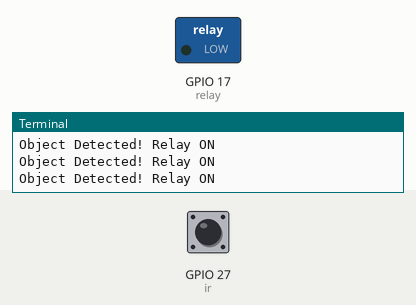
A program run on a simulated Raspberry Pi (BCM pin numbers). Shown: switched loads named in the program (green lamp = pin HIGH), the last lines printed to the terminal. Inputs (shaded band) come from the test bench; at power-on: GPIO 27 (ir) LOW. Parts the program declares active-low are drawn by pin level, so they are really on while drawn off.

Above: at 1.2 s.
1.3 s: GPIO 27 (ir) pulled HIGH for 0.35 s
At 1.65 s:
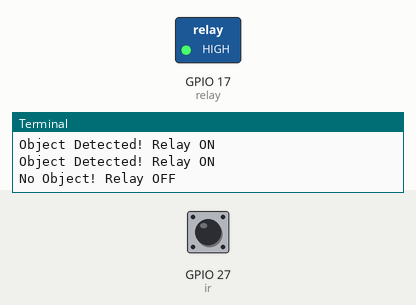
3.3 s: GPIO 27 (ir) pulled HIGH for 3.2 s
At 7.8 s:
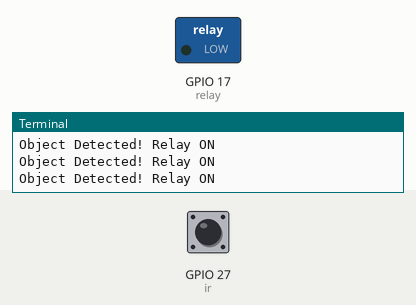
Timing chart, 0 to 9.3 s (numbered marks = the images above; inputs shaded):
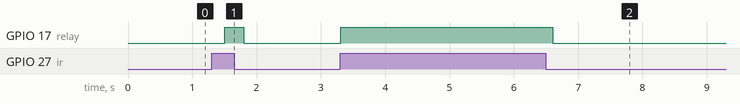

Measured:
- after the input at 1.3 s, GPIO 17 (relay): LOW → HIGH after 0.20 s, → LOW 0.30 s later
- after the input at 3.3 s, GPIO 17 (relay): LOW → HIGH at once, → LOW 3.3 s later

The program:

raspberry-pi-ir-relay-controller.py
```python
from gpiozero import DigitalInputDevice, OutputDevice
from time import sleep

# GPIO pin settings
ir = DigitalInputDevice(27)
relay = OutputDevice(17, active_high=False, initial_value=False)

print("IR Sensor + Relay System Started")

try:
    while True:
        if ir.value == 0:
            print("Object Detected! Relay ON")
            relay.on()
        else:
            print("No Object! Relay OFF")
            relay.off()

        sleep(0.3)

except KeyboardInterrupt:
    relay.off()
    print("\nProgram stopped. Relay OFF.")
```
